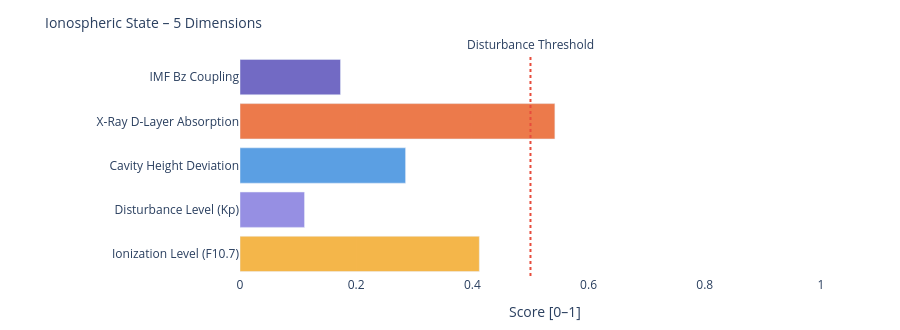

The notebook cell this image was saved under:
### Markdown cell above
---
### 📐 Systemic Insight: Geometric Cavity vs. Real Schumann Resonance

**Relevant for:** Layer 6 = delta analysis &nbsp;|&nbsp; Layer 7 = feature vector / system interpretation

A cavity height change from 80 km to 70 km shifts the **idealized geometric frequencies** only minimally:

| Modus | Aktuell | Referenz | Δ |
|-------|---------|----------|---|
| SR-1 | 10.4762 Hz | 10.4599 Hz | +16 mHz |
| SR-2 | 18.1452 Hz | 18.1171 Hz | +28 mHz |
| SR-3 | 25.6612 Hz | 25.6215 Hz | +40 mHz |
| SR-4 | 33.1285 Hz | 33.0772 Hz | +51 mHz |

The geometric effect is limited because 10 km is very small compared to Earth's radius (~6371 km).

**Consequence:** Real Schumann deviations are likely driven more strongly by **conductivity, damping, day/night structure, lightning distribution and source geometry** than by pure cavity height.

---

**Layer 6 compares:**
```
geometric Δ from Layer 4  vs.  observed Δ from real Schumann measurement data
```

**Layer 7 Feature:**
```
If real Δ >> geometric Δ  →  non-geometric factors dominant
```

### Code cell
# ============================================================
# IONOSPHERIC STATE – Summary gauge
# Five dimensions: ionization, disturbance, cavity height, X-Ray, Bz coupling
# ============================================================

def norm(v, lo, hi):
    if v is None: return None
    return round(max(0.0, min(1.0, (v - lo) / (hi - lo))), 3)

# Ionization level (F10.7 → F2-Layer)
ioniz = norm(f107_val, 60, 250)

# Disturbance level (Kp → E/F-Layer irregularities)
disturb = norm(kp_val, 0, 9)

# Cavity height deviation from reference (80 km)
h_dev = norm(abs(h_eff - 80), 0, 20)

# X-Ray ionization (D-Layer absorption)
xray_ioniz = None
if xray_now is not None:
    xray_ioniz = norm(math.log10(max(xray_now, 1e-9)) + 9, 0, 5)

# Bz coupling (southward Bz → stronger magnetosphere-ionosphere coupling)
bz_coupling = norm(-(bz_now or 0), -5, 30) if bz_now is not None else None

dims = [
    ('Ionization Level (F10.7)',    ioniz,      '#F2A623'),
    ('Disturbance Level (Kp)',      disturb,    '#7F77DD'),
    ('Cavity Height Deviation',     h_dev,      '#378ADD'),
    ('X-Ray D-Layer Absorption',    xray_ioniz, '#E85D24'),
    ('IMF Bz Coupling',             bz_coupling,'#534AB7'),
]

fig = go.Figure()
for name, val, col in dims:
    if val is not None:
        h = int(val * 20)
        bar = '█' * h + '░' * (20 - h)
        label = f'{name}:  {bar}  {val:.3f}'
    else:
        label = f'{name}:  {"─" * 20}  n/a'
    fig.add_trace(go.Bar(
        x=[val if val is not None else 0],
        y=[name],
        orientation='h',
        marker_color=col, opacity=0.82,
        showlegend=False
    ))

fig.add_vline(x=0.5, line_dash='dot', line_color='#e74c3c',
              annotation_text='Disturbance Threshold', annotation_position='top')
fig.update_layout(
    title=dict(text='Ionospheric State – 5 Dimensions', font=dict(size=14)),
    xaxis=dict(title='Score [0–1]', range=[0, 1.05]),
    height=330, plot_bgcolor='rgba(0,0,0,0)', paper_bgcolor='rgba(0,0,0,0)',
    margin=dict(l=240, r=50, t=55, b=40)
)
fig.show()

print(f'\nIonospheric state:')
for name, val, _ in dims:
    print(f'  {name:<35} {val:.3f}' if val is not None else f'  {name:<35} n/a')

### Figure 1 — Plotly figure (JSON) as saved in the notebook; plotly's stock layout.template omitted (floating-point values rounded to 4 significant figures)
{"data": [{"marker": {"color": "#F2A623"}, "opacity": 0.82, "orientation": "h", "showlegend": false, "type": "bar", "x": [0.412], "y": ["Ionization Level (F10.7)"]}, {"marker": {"color": "#7F77DD"}, "opacity": 0.82, "orientation": "h", "showlegend": false, "type": "bar", "x": [0.111], "y": ["Disturbance Level (Kp)"]}, {"marker": {"color": "#378ADD"}, "opacity": 0.82, "orientation": "h", "showlegend": false, "type": "bar", "x": [0.285], "y": ["Cavity Height Deviation"]}, {"marker": {"color": "#E85D24"}, "opacity": 0.82, "orientation": "h", "showlegend": false, "type": "bar", "x": [0.542], "y": ["X-Ray D-Layer Absorption"]}, {"marker": {"color": "#534AB7"}, "opacity": 0.82, "orientation": "h", "showlegend": false, "type": "bar", "x": [0.173], "y": ["IMF Bz Coupling"]}], "layout": {"annotations": [{"showarrow": false, "text": "Disturbance Threshold", "x": 0.5, "xanchor": "center", "xref": "x", "y": 1, "yanchor": "bottom", "yref": "y domain"}], "height": 330, "margin": {"b": 40, "l": 240, "r": 50, "t": 55}, "paper_bgcolor": "rgba(0,0,0,0)", "plot_bgcolor": "rgba(0,0,0,0)", "shapes": [{"line": {"color": "#e74c3c", "dash": "dot"}, "type": "line", "x0": 0.5, "x1": 0.5, "xref": "x", "y0": 0, "y1": 1, "yref": "y domain"}], "title": {"font": {"size": 14}, "text": "Ionospheric State – 5 Dimensions"}, "xaxis": {"range": [0, 1.05], "title": {"text": "Score [0–1]"}}}}
